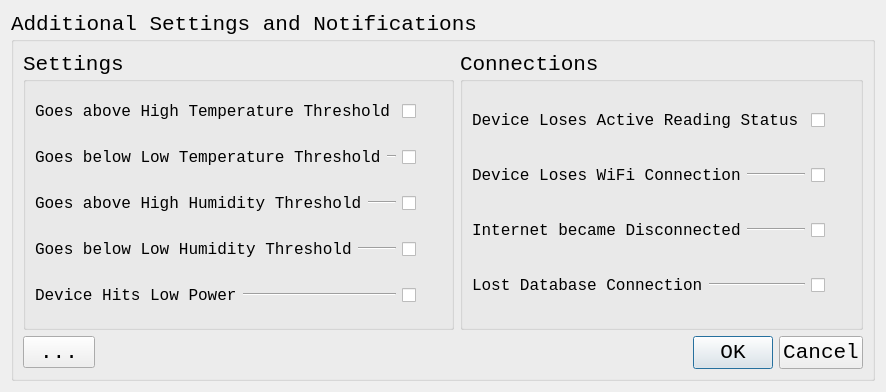
<?xml version="1.0" encoding="UTF-8"?>
<ui version="4.0">
 <class>AdditionalSettingsNotificationsDialog</class>
 <widget class="QDialog" name="AdditionalSettingsNotificationsDialog">
  <property name="geometry">
   <rect>
    <x>0</x>
    <y>0</y>
    <width>843</width>
    <height>392</height>
   </rect>
  </property>
  <property name="sizePolicy">
   <sizepolicy hsizetype="MinimumExpanding" vsizetype="MinimumExpanding">
    <horstretch>0</horstretch>
    <verstretch>0</verstretch>
   </sizepolicy>
  </property>
  <property name="font">
   <font>
    <family>Consolas</family>
    <pointsize>16</pointsize>
   </font>
  </property>
  <property name="windowTitle">
   <string>Dialog</string>
  </property>
  <layout class="QGridLayout" name="gridLayout">
   <item row="0" column="0">
    <widget class="QGroupBox" name="AdditionalSettingsNotificationsDialogGroupBox">
     <property name="title">
      <string>Additional Settings and Notifications</string>
     </property>
     <layout class="QGridLayout" name="gridLayout_2">
      <item row="0" column="0">
       <widget class="QGroupBox" name="AdditionalSettingsNotificationsDialogSettingsGroupBox">
        <property name="title">
         <string>Settings</string>
        </property>
        <layout class="QVBoxLayout" name="verticalLayout">
         <item>
          <layout class="QHBoxLayout" name="AdditionalSettingsNotificationsDialogHighTempThresholdHLayout">
           <item>
            <widget class="QLabel" name="AdditionalSettingsNotificationsDialogHighTempThresholdLabel">
             <property name="font">
              <font>
               <pointsize>12</pointsize>
              </font>
             </property>
             <property name="text">
              <string>Goes above High Temperature Threshold</string>
             </property>
            </widget>
           </item>
           <item>
            <widget class="Line" name="AdditionalSettingsNotificationsDialogHighTempThresholdLine">
             <property name="orientation">
              <enum>Qt::Horizontal</enum>
             </property>
            </widget>
           </item>
           <item>
            <widget class="QCheckBox" name="AdditionalSettingsNotificationsDialogHighTempThresholdCheckBox">
             <property name="sizePolicy">
              <sizepolicy hsizetype="Fixed" vsizetype="Fixed">
               <horstretch>0</horstretch>
               <verstretch>0</verstretch>
              </sizepolicy>
             </property>
             <property name="minimumSize">
              <size>
               <width>40</width>
               <height>40</height>
              </size>
             </property>
             <property name="maximumSize">
              <size>
               <width>40</width>
               <height>40</height>
              </size>
             </property>
             <property name="text">
              <string/>
             </property>
            </widget>
           </item>
          </layout>
         </item>
         <item>
          <layout class="QHBoxLayout" name="AdditionalSettingsNotificationsDialogLowTempThresholdHLayout">
           <item>
            <widget class="QLabel" name="AdditionalSettingsNotificationsDialogLowTempThresholdLabel">
             <property name="font">
              <font>
               <pointsize>12</pointsize>
              </font>
             </property>
             <property name="text">
              <string>Goes below Low Temperature Threshold</string>
             </property>
            </widget>
           </item>
           <item>
            <widget class="Line" name="AdditionalSettingsNotificationsDialogLowTempThresholdLine">
             <property name="orientation">
              <enum>Qt::Horizontal</enum>
             </property>
            </widget>
           </item>
           <item>
            <widget class="QCheckBox" name="AdditionalSettingsNotificationsDialogLowTempThresholdCheckBox">
             <property name="sizePolicy">
              <sizepolicy hsizetype="Fixed" vsizetype="Fixed">
               <horstretch>0</horstretch>
               <verstretch>0</verstretch>
              </sizepolicy>
             </property>
             <property name="minimumSize">
              <size>
               <width>40</width>
               <height>40</height>
              </size>
             </property>
             <property name="maximumSize">
              <size>
               <width>40</width>
               <height>40</height>
              </size>
             </property>
             <property name="text">
              <string/>
             </property>
            </widget>
           </item>
          </layout>
         </item>
         <item>
          <layout class="QHBoxLayout" name="AdditionalSettingsNotificationsDialogHighHumThresholdHLayout">
           <item>
            <widget class="QLabel" name="AdditionalSettingsNotificationsDialogHighHumThresholdLabel">
             <property name="font">
              <font>
               <pointsize>12</pointsize>
              </font>
             </property>
             <property name="text">
              <string>Goes above High Humidity Threshold</string>
             </property>
            </widget>
           </item>
           <item>
            <widget class="Line" name="AdditionalSettingsNotificationsDialogHighHumThresholdLine">
             <property name="orientation">
              <enum>Qt::Horizontal</enum>
             </property>
            </widget>
           </item>
           <item>
            <widget class="QCheckBox" name="AdditionalSettingsNotificationsDialogHighHumThresholdCheckbox">
             <property name="sizePolicy">
              <sizepolicy hsizetype="Fixed" vsizetype="Fixed">
               <horstretch>0</horstretch>
               <verstretch>0</verstretch>
              </sizepolicy>
             </property>
             <property name="minimumSize">
              <size>
               <width>40</width>
               <height>40</height>
              </size>
             </property>
             <property name="maximumSize">
              <size>
               <width>40</width>
               <height>40</height>
              </size>
             </property>
             <property name="text">
              <string/>
             </property>
            </widget>
           </item>
          </layout>
         </item>
         <item>
          <layout class="QHBoxLayout" name="AdditionalSettingsNotificationsDialogLowHumThresholdHLayout">
           <item>
            <widget class="QLabel" name="AdditionalSettingsNotificationsDialogLowHumThresholdLabel">
             <property name="font">
              <font>
               <pointsize>12</pointsize>
              </font>
             </property>
             <property name="text">
              <string>Goes below Low Humidity Threshold</string>
             </property>
            </widget>
           </item>
           <item>
            <widget class="Line" name="AdditionalSettingsNotificationsDialogLowHumThresholdLine">
             <property name="orientation">
              <enum>Qt::Horizontal</enum>
             </property>
            </widget>
           </item>
           <item>
            <widget class="QCheckBox" name="AdditionalSettingsNotificationsDialogLowHumThresholdCheckBox">
             <property name="sizePolicy">
              <sizepolicy hsizetype="Fixed" vsizetype="Fixed">
               <horstretch>0</horstretch>
               <verstretch>0</verstretch>
              </sizepolicy>
             </property>
             <property name="minimumSize">
              <size>
               <width>40</width>
               <height>40</height>
              </size>
             </property>
             <property name="maximumSize">
              <size>
               <width>40</width>
               <height>40</height>
              </size>
             </property>
             <property name="text">
              <string/>
             </property>
            </widget>
           </item>
          </layout>
         </item>
         <item>
          <layout class="QHBoxLayout" name="AdditionalSettingsNotificationsDialogLowPowerHLayout">
           <item>
            <widget class="QLabel" name="AdditionalSettingsNotificationsDialogLowPowerLabel">
             <property name="font">
              <font>
               <pointsize>12</pointsize>
              </font>
             </property>
             <property name="text">
              <string>Device Hits Low Power</string>
             </property>
            </widget>
           </item>
           <item>
            <widget class="Line" name="AdditionalSettingsNotificationsDialogLowPowerLine">
             <property name="orientation">
              <enum>Qt::Horizontal</enum>
             </property>
            </widget>
           </item>
           <item>
            <widget class="QCheckBox" name="AdditionalSettingsNotificationsDialogLowPowerCheckbox">
             <property name="sizePolicy">
              <sizepolicy hsizetype="Fixed" vsizetype="Fixed">
               <horstretch>0</horstretch>
               <verstretch>0</verstretch>
              </sizepolicy>
             </property>
             <property name="minimumSize">
              <size>
               <width>40</width>
               <height>40</height>
              </size>
             </property>
             <property name="maximumSize">
              <size>
               <width>40</width>
               <height>40</height>
              </size>
             </property>
             <property name="text">
              <string/>
             </property>
            </widget>
           </item>
          </layout>
         </item>
        </layout>
       </widget>
      </item>
      <item row="0" column="1">
       <widget class="QGroupBox" name="AdditionalSettingsNotificationsDialogConnectionsGroupBox">
        <property name="title">
         <string>Connections</string>
        </property>
        <layout class="QVBoxLayout" name="verticalLayout_2">
         <item>
          <layout class="QHBoxLayout" name="AdditionalSettingsNotificationsDialogActiveStatusHLayout">
           <item>
            <widget class="QLabel" name="AdditionalSettingsNotificationsDialogActiveStatusLabel">
             <property name="font">
              <font>
               <pointsize>12</pointsize>
              </font>
             </property>
             <property name="text">
              <string>Device Loses Active Reading Status</string>
             </property>
            </widget>
           </item>
           <item>
            <widget class="Line" name="AdditionalSettingsNotificationsDialogActiveStatusLine">
             <property name="orientation">
              <enum>Qt::Horizontal</enum>
             </property>
            </widget>
           </item>
           <item>
            <widget class="QCheckBox" name="AdditionalSettingsNotificationsDialogActiveStatusCheckBox">
             <property name="sizePolicy">
              <sizepolicy hsizetype="Fixed" vsizetype="Fixed">
               <horstretch>0</horstretch>
               <verstretch>0</verstretch>
              </sizepolicy>
             </property>
             <property name="minimumSize">
              <size>
               <width>40</width>
               <height>40</height>
              </size>
             </property>
             <property name="maximumSize">
              <size>
               <width>40</width>
               <height>40</height>
              </size>
             </property>
             <property name="text">
              <string/>
             </property>
            </widget>
           </item>
          </layout>
         </item>
         <item>
          <layout class="QHBoxLayout" name="AdditionalSettingsNotificationsDialogWifiConnectionHLayout">
           <item>
            <widget class="QLabel" name="AdditionalSettingsNotificationsDialogWifiConnectionLabel">
             <property name="font">
              <font>
               <pointsize>12</pointsize>
              </font>
             </property>
             <property name="text">
              <string>Device Loses WiFi Connection</string>
             </property>
            </widget>
           </item>
           <item>
            <widget class="Line" name="AdditionalSettingsNotificationsDialogWifiConnectionLine">
             <property name="orientation">
              <enum>Qt::Horizontal</enum>
             </property>
            </widget>
           </item>
           <item>
            <widget class="QCheckBox" name="AdditionalSettingsNotificationsDialogWifiConnectionCheckBox">
             <property name="sizePolicy">
              <sizepolicy hsizetype="Fixed" vsizetype="Fixed">
               <horstretch>0</horstretch>
               <verstretch>0</verstretch>
              </sizepolicy>
             </property>
             <property name="minimumSize">
              <size>
               <width>40</width>
               <height>40</height>
              </size>
             </property>
             <property name="maximumSize">
              <size>
               <width>40</width>
               <height>40</height>
              </size>
             </property>
             <property name="text">
              <string/>
             </property>
            </widget>
           </item>
          </layout>
         </item>
         <item>
          <layout class="QHBoxLayout" name="AdditionalSettingsNotificationsDialogDisconnectedInternetHLayout">
           <item>
            <widget class="QLabel" name="AdditionalSettingsNotificationsDialogDisconnectedInternetLabel">
             <property name="font">
              <font>
               <pointsize>12</pointsize>
              </font>
             </property>
             <property name="text">
              <string>Internet became Disconnected</string>
             </property>
            </widget>
           </item>
           <item>
            <widget class="Line" name="AdditionalSettingsNotificationsDialogDisconnectedInternetLine">
             <property name="orientation">
              <enum>Qt::Horizontal</enum>
             </property>
            </widget>
           </item>
           <item>
            <widget class="QCheckBox" name="AdditionalSettingsNotificationsDialogDisconnectedInternetCheckBox">
             <property name="sizePolicy">
              <sizepolicy hsizetype="Fixed" vsizetype="Fixed">
               <horstretch>0</horstretch>
               <verstretch>0</verstretch>
              </sizepolicy>
             </property>
             <property name="minimumSize">
              <size>
               <width>40</width>
               <height>40</height>
              </size>
             </property>
             <property name="maximumSize">
              <size>
               <width>40</width>
               <height>40</height>
              </size>
             </property>
             <property name="text">
              <string/>
             </property>
            </widget>
           </item>
          </layout>
         </item>
         <item>
          <layout class="QHBoxLayout" name="AdditionalSettingsNotificationsDialogDatabaseConnectionHLayout">
           <item>
            <widget class="QLabel" name="AdditionalSettingsNotificationsDialogDatabaseConnectionLabel">
             <property name="font">
              <font>
               <pointsize>12</pointsize>
              </font>
             </property>
             <property name="text">
              <string>Lost Database Connection</string>
             </property>
            </widget>
           </item>
           <item>
            <widget class="Line" name="AdditionalSettingsNotificationsDialogDatabaseConnectionLine">
             <property name="orientation">
              <enum>Qt::Horizontal</enum>
             </property>
            </widget>
           </item>
           <item>
            <widget class="QCheckBox" name="AdditionalSettingsNotificationsDialogDatabaseConnectionCheckBox">
             <property name="sizePolicy">
              <sizepolicy hsizetype="Fixed" vsizetype="Fixed">
               <horstretch>0</horstretch>
               <verstretch>0</verstretch>
              </sizepolicy>
             </property>
             <property name="minimumSize">
              <size>
               <width>40</width>
               <height>40</height>
              </size>
             </property>
             <property name="maximumSize">
              <size>
               <width>40</width>
               <height>40</height>
              </size>
             </property>
             <property name="text">
              <string/>
             </property>
            </widget>
           </item>
          </layout>
         </item>
        </layout>
       </widget>
      </item>
      <item row="1" column="0">
       <widget class="QToolButton" name="AdditionalSettingsNotificationsDialogAdditionalAdminSettings">
        <property name="text">
         <string>...</string>
        </property>
       </widget>
      </item>
      <item row="1" column="1">
       <widget class="QDialogButtonBox" name="AdditionalSettingsNotificationsDialogButtonBox">
        <property name="standardButtons">
         <set>QDialogButtonBox::Cancel|QDialogButtonBox::Ok</set>
        </property>
       </widget>
      </item>
     </layout>
    </widget>
   </item>
  </layout>
 </widget>
 <resources/>
 <connections/>
</ui>
